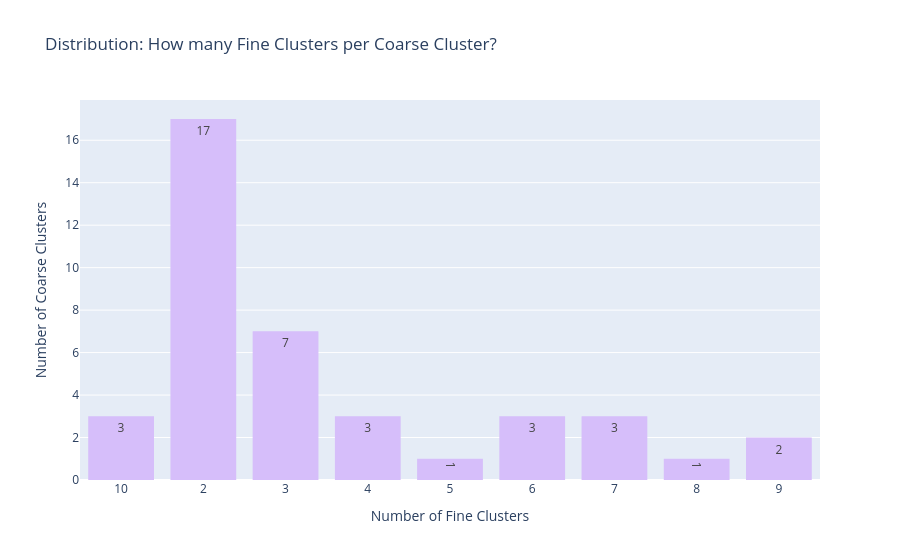

This figure's notebook cell:
### Code cell
import plotly.express as px

# ==========================================
# Chart 1: Fine Clusters per Coarse Cluster
# ==========================================
# Extract the Coarse Parent (e.g., "C0" from "C0_F1")
df_fine["Coarse Parent"] = df_fine["Cluster ID"].apply(lambda x: x.split("_")[0])

# Count how many fine clusters belong to each coarse parent
fine_cluster_counts = df_fine.groupby("Coarse Parent").size().reset_index(name="Fine_Count")

# Plot the distribution
fig1 = px.histogram(
    fine_cluster_counts, 
    x="Fine_Count", 
    title="Distribution: How many Fine Clusters per Coarse Cluster?",
    labels={"Fine_Count": "Number of Fine Clusters"},
    text_auto=True,
    color_discrete_sequence=['#D6BEFA']
)

# Update layout to treat the counts as discrete categories
fig1.update_layout(
    yaxis_title="Number of Coarse Clusters", 
    xaxis=dict(
        type='category',                     # This creates separate, distinct buckets
        categoryorder='category ascending'   # Ensures they display from lowest to highest
    )
)
fig1.show()

### Figure 1 — Plotly figure (JSON) as saved in the notebook; plotly's stock layout.template omitted (floating-point values rounded to 4 significant figures)
{"data": [{"bingroup": "x", "hovertemplate": "Number of Fine Clusters=%{x}<br>count=%{y}<extra></extra>", "legendgroup": "", "marker": {"color": "#D6BEFA", "pattern": {"shape": ""}}, "name": "", "orientation": "v", "showlegend": false, "texttemplate": "%{value}", "type": "histogram", "x": [6, 3, 4, 3, 2, 2, 2, 2, 5, 2, 3, 2, 7, 7, 2, 2, 10, 2, 2, 4, 2, 3, 2, 3, 10, 9, 2, 2, 2, 4, 2, 3, 6, 6, 9, 10, 7, 3, 8, 2], "xaxis": "x", "yaxis": "y"}], "layout": {"barmode": "relative", "legend": {"tracegroupgap": 0}, "title": {"text": "Distribution: How many Fine Clusters per Coarse Cluster?"}, "xaxis": {"anchor": "y", "categoryorder": "category ascending", "domain": [0, 1], "title": {"text": "Number of Fine Clusters"}, "type": "category"}, "yaxis": {"anchor": "x", "domain": [0, 1], "title": {"text": "Number of Coarse Clusters"}}}}
